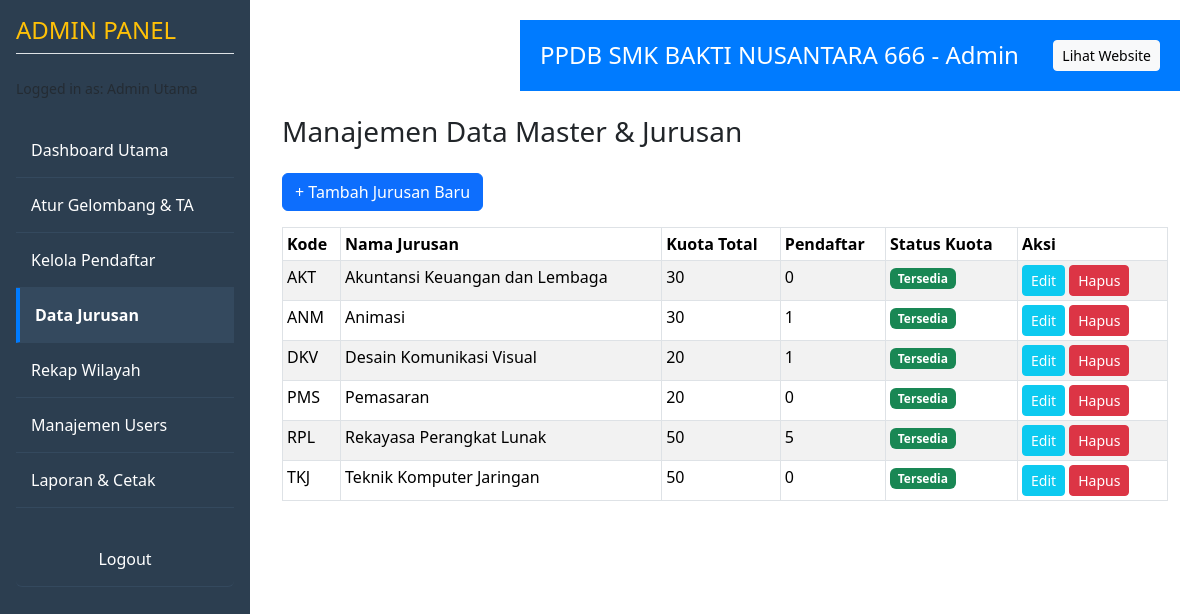
/admin/master_data.php (signed in), run on the app's committed database.
### tables this page shows
CREATE TABLE `jurusan` (
  `id` int(11) NOT NULL,
  `kode` varchar(10) DEFAULT NULL,
  `nama` varchar(100) DEFAULT NULL,
  `kuota` int(11) DEFAULT NULL
);

### admin/master_data.php (the view, shortened to what this page needs)
<?php
include('../includes/admin_header.php');
$jurusan_list = [];
$sql = "SELECT
            j.id, j.kode, j.nama, j.kuota,
            (SELECT COUNT(p.id) FROM pendaftar p WHERE p.jurusan_id = j.id) as pendaftar
        FROM jurusan j
        ORDER BY j.nama";
$result = $conn->query($sql);
if ($result->num_rows > 0) {
    while($row = $result->fetch_assoc()) {
        $jurusan_list[] = $row;
    }
}
?>
<h3 class="mb-4">Manajemen Data Master & Jurusan</h3>
<a href="jurusan_tambah.php" class="btn btn-primary mb-3">+ Tambah Jurusan Baru</a>
<div class="table-responsive">
    <table class="table table-striped table-bordered table-sm">
        <thead class="bg-primary text-white">
            <tr>
                <th>Kode</th>
                <th>Nama Jurusan</th>
                <th>Kuota Total</th>
                <th>Pendaftar</th>
                <th>Status Kuota</th>
                <th style="width: 150px;">Aksi</th>
            </tr>
        </thead>
        <tbody>
            <?php if (empty($jurusan_list)): ?>
                <tr><td colspan="6" class="text-center">Data jurusan kosong.</td></tr>
            <?php else: ?>
                <?php foreach ($jurusan_list as $jurusan) : ?>
                    <tr>
                        <td><?php echo htmlspecialchars($jurusan['kode']); ?></td>
                        <td><?php echo htmlspecialchars($jurusan['nama']); ?></td>
                        <td><?php echo htmlspecialchars($jurusan['kuota']); ?></td>
                        <td><?php echo htmlspecialchars($jurusan['pendaftar']); ?></td>
                        <td>
                            <?php
                            echo ($jurusan['pendaftar'] >= $jurusan['kuota']) ?
                                '<span class="badge bg-danger">PENUH</span>' :
                                '<span class="badge bg-success">Tersedia</span>';
                            ?>
                        </td>
                        <td>
                            <a href="jurusan_edit.php?id=<?php echo $jurusan['id']; ?>" class="btn btn-sm btn-info text-white">Edit</a>
                            <form method="POST" class="d-inline" onsubmit="return confirm('Yakin ingin menghapus jurusan ini?');">
                                <button type="submit" class="btn btn-sm btn-danger">Hapus</button>
                            </form>
                        </td>
                    </tr>
                <?php endforeach; ?>
            <?php endif; ?>
        </tbody>
    </table>
</div>
<?php
include('../includes/admin_footer.php');
?>

### data on the page
jurusan: kode "AKT", nama "Akuntansi Keuangan dan Lembaga", kuota "30", pendaftar "0", shows "Tersedia"
jurusan: kode "ANM", nama "Animasi", kuota "30", pendaftar "1", shows "Tersedia"
jurusan: kode "DKV", nama "Desain Komunikasi Visual", kuota "20", pendaftar "1", shows "Tersedia"
jurusan: kode "PMS", nama "Pemasaran", kuota "20", pendaftar "0", shows "Tersedia"
jurusan: kode "RPL", nama "Rekayasa Perangkat Lunak", kuota "50", pendaftar "5", shows "Tersedia"
jurusan: kode "TKJ", nama "Teknik Komputer Jaringan", kuota "50", pendaftar "0", shows "Tersedia"
